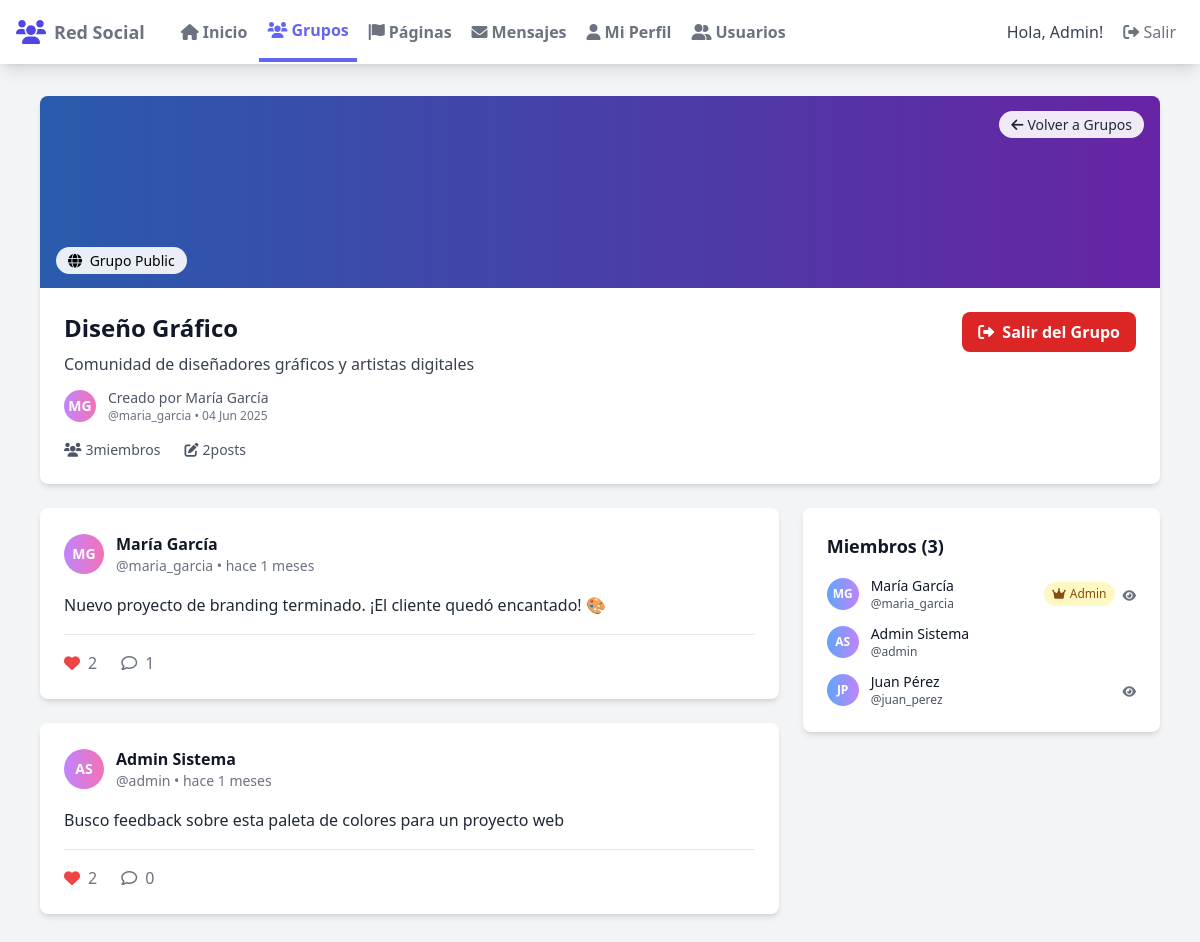
The page /dashboard/group_detail.php?id=2 (signed in) on the database its author committed.
### tables this page shows
CREATE TABLE groups (
    id INT PRIMARY KEY AUTO_INCREMENT,
    name VARCHAR(100) NOT NULL,
    description TEXT,
    cover_image VARCHAR(255) DEFAULT 'default-group.jpg',
    privacy ENUM('public', 'private') DEFAULT 'public',
    creator_id INT NOT NULL,
    created_at TIMESTAMP DEFAULT CURRENT_TIMESTAMP,
    updated_at TIMESTAMP DEFAULT CURRENT_TIMESTAMP ON UPDATE CURRENT_TIMESTAMP,
    is_active BOOLEAN DEFAULT TRUE,
    FOREIGN KEY (creator_id) REFERENCES users(id) ON DELETE CASCADE
);

CREATE TABLE users (
    id INT PRIMARY KEY AUTO_INCREMENT,
    username VARCHAR(50) UNIQUE NOT NULL,
    email VARCHAR(100) UNIQUE NOT NULL,
    password VARCHAR(255) NOT NULL,
    first_name VARCHAR(50) NOT NULL,
    last_name VARCHAR(50) NOT NULL,
    profile_picture VARCHAR(255) DEFAULT 'default-avatar.jpg',
    bio TEXT,
    birth_date DATE,
    created_at TIMESTAMP DEFAULT CURRENT_TIMESTAMP,
    updated_at TIMESTAMP DEFAULT CURRENT_TIMESTAMP ON UPDATE CURRENT_TIMESTAMP,
    is_active BOOLEAN DEFAULT TRUE
);

CREATE TABLE group_posts (
    id INT PRIMARY KEY AUTO_INCREMENT,
    group_id INT NOT NULL,
    user_id INT NOT NULL,
    content TEXT NOT NULL,
    image VARCHAR(255),
    created_at TIMESTAMP DEFAULT CURRENT_TIMESTAMP,
    updated_at TIMESTAMP DEFAULT CURRENT_TIMESTAMP ON UPDATE CURRENT_TIMESTAMP,
    FOREIGN KEY (group_id) REFERENCES groups(id) ON DELETE CASCADE,
    FOREIGN KEY (user_id) REFERENCES users(id) ON DELETE CASCADE
);

CREATE TABLE group_members (
    id INT PRIMARY KEY AUTO_INCREMENT,
    group_id INT NOT NULL,
    user_id INT NOT NULL,
    role ENUM('admin', 'moderator', 'member') DEFAULT 'member',
    joined_at TIMESTAMP DEFAULT CURRENT_TIMESTAMP,
    FOREIGN KEY (group_id) REFERENCES groups(id) ON DELETE CASCADE,
    FOREIGN KEY (user_id) REFERENCES users(id) ON DELETE CASCADE,
    UNIQUE KEY unique_membership (group_id, user_id)
);

### dashboard/group_detail.php (the view, shortened to what the rows shown need)
<?php
require_once '../includes/functions.php';
$group_id = $_GET['id'];
$database = new Database();
$db = $database->getConnection();
$query = "SELECT g.*, u.first_name, u.last_name, u.username,
          (SELECT COUNT(*) FROM group_members WHERE group_id = g.id) as members_count,
          (SELECT COUNT(*) FROM group_posts WHERE group_id = g.id) as posts_count
          FROM groups g
          JOIN users u ON g.creator_id = u.id
          WHERE g.id = ? AND g.is_active = 1";
$stmt = $db->prepare($query);
$stmt->execute([$group_id]);
$group = $stmt->fetch(PDO::FETCH_ASSOC);
$user_role = getUserGroupRole($_SESSION['user_id'], $group_id);
$is_member = $user_role !== null;
$query = "SELECT gp.*, u.username, u.first_name, u.last_name
          FROM group_posts gp
          JOIN users u ON gp.user_id = u.id
          WHERE gp.group_id = ?
          ORDER BY gp.created_at DESC
          LIMIT 20";
$stmt = $db->prepare($query);
$stmt->execute([$group_id]);
$posts = $stmt->fetchAll(PDO::FETCH_ASSOC);
$query = "SELECT gm.*, u.username, u.first_name, u.last_name, u.profile_picture
          FROM group_members gm
          JOIN users u ON gm.user_id = u.id
          WHERE gm.group_id = ?
          ORDER BY
          CASE gm.role
            WHEN 'admin' THEN 1
            WHEN 'moderator' THEN 2
            ELSE 3
          END, gm.joined_at ASC";
$stmt = $db->prepare($query);
$stmt->execute([$group_id]);
$members = $stmt->fetchAll(PDO::FETCH_ASSOC);
?>
<!DOCTYPE html>
<html lang="es">
<head>
    <script src="https://cdn.tailwindcss.com"></script>
    <link rel="stylesheet" href="https://cdnjs.cloudflare.com/ajax/libs/font-awesome/6.0.0/css/all.min.css">
</head>
<body class="bg-gray-100 min-h-screen">
    <div class="max-w-6xl mx-auto px-4 py-8">
        <div class="bg-white rounded-lg shadow-md overflow-hidden mb-6">
            <div class="h-48 bg-gradient-to-r from-blue-500 to-purple-600 relative">
                <div class="absolute bottom-4 left-4">
                    <span class="bg-white bg-opacity-90 text-sm px-3 py-1 rounded-full font-medium">
                        <i class="fas fa-<?php echo $group['privacy'] == 'private' ? 'lock' : 'globe'; ?> mr-1"></i>
                        Grupo <?php echo ucfirst($group['privacy']); ?>
                    </span>
                </div>
            </div>
            <div class="p-6">
                <div class="flex justify-between items-start">
                    <div class="flex-1">
                        <h1 class="text-2xl font-bold text-gray-900 mb-2"><?php echo htmlspecialchars($group['name']); ?></h1>
                        <p class="text-gray-700 mb-3"><?php echo htmlspecialchars($group['description']); ?></p>
                        <div class="flex items-center mb-4">
                            <div class="w-8 h-8 rounded-full bg-gradient-to-r from-purple-400 to-pink-400 flex items-center justify-center text-white font-bold text-sm mr-3">
                                <?php echo strtoupper(substr($group['first_name'], 0, 1) . substr($group['last_name'], 0, 1)); ?>
                            </div>
                            <div>
                                <p class="text-sm text-gray-600">
                                    Creado por <span class="font-medium"><?php echo $group['first_name'] . ' ' . $group['last_name']; ?></span>
                                </p>
                                <p class="text-xs text-gray-500">@<?php echo $group['username']; ?> • <?php echo date('d M Y', strtotime($group['created_at'])); ?></p>
                            </div>
                        </div>
                        <div class="flex space-x-6 text-sm text-gray-600">
                            <div class="flex items-center">
                            </div>
                            <div class="flex items-center">
                            </div>
                        </div>
                    </div>
                </div>
            </div>
        </div>
        <div class="grid grid-cols-1 lg:grid-cols-3 gap-6">
            <div class="lg:col-span-2 space-y-6">
                <?php if (empty($posts)): ?>
                    <div class="bg-white rounded-lg shadow-md p-8 text-center">
                        <i class="fas fa-comments text-gray-400 text-4xl mb-4"></i>
                        <h3 class="text-xl font-semibold text-gray-600 mb-2">No hay posts aún</h3>
                        <?php if ($is_member): ?>
                            <p class="text-gray-500">¡Sé el primero en compartir algo!</p>
                        <?php else: ?>
                            <p class="text-gray-500">Únete al grupo para ver y crear contenido</p>
                        <?php endif; ?>
                    </div>
                <?php else: ?>
                    <?php foreach ($posts as $post): ?>
                        <div class="bg-white rounded-lg shadow-md p-6">
                            <div class="flex items-center mb-4">
                                <div class="w-10 h-10 rounded-full bg-gradient-to-r from-purple-400 to-pink-400 flex items-center justify-center text-white font-bold text-sm">
                                    <?php echo strtoupper(substr($post['first_name'], 0, 1) . substr($post['last_name'], 0, 1)); ?>
                                </div>
                                <div class="ml-3">
                                    <h4 class="font-semibold text-gray-900"><?php echo $post['first_name'] . ' ' . $post['last_name']; ?></h4>
                                    <p class="text-sm text-gray-500">@<?php echo $post['username']; ?> • <?php echo timeAgo($post['created_at']); ?></p>
                                </div>
                            </div>
                            <div class="mb-4">
                                <p class="text-gray-800 leading-relaxed"><?php echo nl2br(htmlspecialchars($post['content'])); ?></p>
                            </div>
                            <?php if ($is_member): ?>
                                <div class="flex items-center justify-between pt-4 border-t border-gray-200">
                                    <div class="flex space-x-6">
                                        <button onclick="toggleGroupLike(<?php echo $post['id']; ?>)"
                                                class="flex items-center space-x-2 text-gray-500 hover:text-red-500 transition duration-300"
                                                id="group-like-btn-<?php echo $post['id']; ?>">
                                            <i class="<?php echo hasUserLikedGroupPost($_SESSION['user_id'], $post['id']) ? 'fas text-red-500' : 'far'; ?> fa-heart"></i>
                                            <span id="group-like-count-<?php echo $post['id']; ?>"><?php echo getGroupPostLikesCount($post['id']); ?></span>
                                        </button>
                                        <button onclick="toggleGroupComments(<?php echo $post['id']; ?>)"
                                                class="flex items-center space-x-2 text-gray-500 hover:text-blue-500 transition duration-300">
                                            <i class="far fa-comment"></i>
                                            <span><?php echo getGroupPostCommentsCount($post['id']); ?></span>
                                        </button>
                                    </div>
                                </div>
                            <?php else: ?>
                                <div class="pt-4 border-t border-gray-200 text-center text-gray-500">
                                    <p class="text-sm">Únete al grupo para interactuar con los posts</p>
                                </div>
                            <?php endif; ?>
                        </div>
                    <?php endforeach; ?>
                <?php endif; ?>
            </div>
            <div class="lg:col-span-1">
                <div class="bg-white rounded-lg shadow-md p-6">
                    <div class="space-y-3 max-h-96 overflow-y-auto">
                        <?php foreach ($members as $member): ?>
                            <div class="flex items-center justify-between">
                                <div class="flex items-center">
                                    <div class="w-8 h-8 rounded-full bg-gradient-to-r from-blue-400 to-purple-400 flex items-center justify-center text-white font-bold text-xs mr-3">
                                        <?php echo strtoupper(substr($member['first_name'], 0, 1) . substr($member['last_name'], 0, 1)); ?>
                                    </div>
                                    <div>
                                        <h4 class="font-medium text-gray-900 text-sm"><?php echo $member['first_name'] . ' ' . $member['last_name']; ?></h4>
                                        <p class="text-xs text-gray-600">@<?php echo $member['username']; ?></p>
                                    </div>
                                </div>
                                <div class="flex items-center space-x-2">
                                    <?php if ($member['role'] == 'admin'): ?>
                                        <span class="bg-yellow-100 text-yellow-800 text-xs px-2 py-1 rounded-full font-medium">
                                            <i class="fas fa-crown mr-1"></i>Admin
                                        </span>
                                    <?php elseif ($member['role'] == 'moderator'): ?>
                                        <span class="bg-blue-100 text-blue-800 text-xs px-2 py-1 rounded-full font-medium">
                                            <i class="fas fa-shield-alt mr-1"></i>Mod
                                        </span>
                                    <?php endif; ?>
                                    <?php if ($member['user_id'] != $_SESSION['user_id']): ?>
                                        <a href="user_profile.php?id=<?php echo $member['user_id']; ?>"
                                           class="text-gray-500 hover:text-indigo-500 transition duration-300">
                                            <i class="fas fa-eye text-xs"></i>
                                        </a>
                                    <?php endif; ?>
                                </div>
                            </div>
                        <?php endforeach; ?>
                    </div>
                </div>
            </div>
        </div>
    </div>
</body>
</html>

### rows shown on the page
groups: privacy "Public", name "Diseño Gráfico", description "Comunidad de diseñadores gráficos y artistas digitales", creator.last_name "MG", creator.first_name "María", creator.last_name "García", creator.username "maria_garcia", created_at "04 Jun 2025"
group_posts: user.last_name "MG", user.first_name "María", user.last_name "García", user.username "maria_garcia", created_at "hace 1 meses", content "Nuevo proyecto de branding terminado. ¡El cliente quedó encantado! 🎨", id "2", id "1"
group_posts: user.last_name "AS", user.first_name "Admin", user.last_name "Sistema", user.username "admin", created_at "hace 1 meses", content "Busco feedback sobre esta paleta de colores para un proyecto web", id "2", id "0"
group_members: user.last_name "MG", user.first_name "María", user.last_name "García", user.username "maria_garcia", role "admin" (drawn)
group_members: user.last_name "AS", user.first_name "Admin", user.last_name "Sistema", user.username "admin"
group_members: user.last_name "JP", user.first_name "Juan", user.last_name "Pérez", user.username "juan_perez"

### other values the page prints
$_SESSION['first_name'] "Admin"
$group['members_count'] "3"
$group['posts_count'] "2"
count($members) "3"
